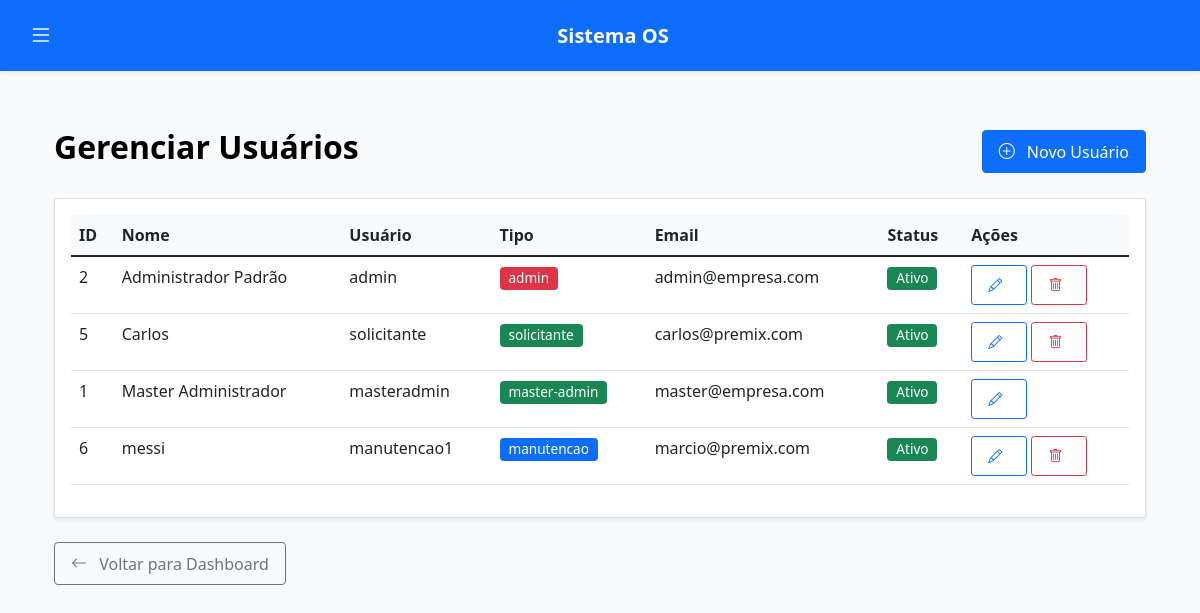
Screenshot of /admin/usuarios (signed in) with the database file from the repository.
### tables this page shows
CREATE TABLE usuarios (
            id INTEGER PRIMARY KEY AUTOINCREMENT,
            usuario TEXT NOT NULL UNIQUE,
            senha TEXT NOT NULL,
            tipo TEXT NOT NULL CHECK(tipo IN ('solicitante', 'manutencao', 'admin', 'master-admin')),
            nome TEXT NOT NULL,
            email TEXT UNIQUE,
            especialidade TEXT CHECK(especialidade IS NULL OR especialidade IN ('eletricista', 'mecanico')), -- Nova coluna
            ativo BOOLEAN DEFAULT 1,
            data_criacao TEXT DEFAULT CURRENT_TIMESTAMP
        );

### app.py (the view)
@app.route('/admin/usuarios')
def listar_usuarios():
    if session.get('tipo') not in ['admin', 'master-admin']:
        flash('Acesso não autorizado.', 'danger')
        return redirect(url_for('login'))
    conn = get_db()
    cursor = conn.cursor()
    cursor.execute("SELECT * FROM usuarios ORDER BY nome")
    usuarios = cursor.fetchall()
    conn.close()
    return render_template('administrador/listar_usuarios.html', usuarios=usuarios)

### app.py (called while the page is built)
def get_db():
    if 'db' not in g:
        g.db = sqlite3.connect('db/os.db')
        g.db.row_factory = sqlite3.Row
        g.db.execute("PRAGMA journal_mode=WAL")
        g.db.execute("PRAGMA busy_timeout=5000")
    return g.db

### templates/administrador/listar_usuarios.html (shortened to what this page needs)
{% extends "base.html" %}
{% block content %}
<div class="container">
    <div class="d-flex justify-content-between align-items-center mb-4">
        <h2>Gerenciar Usuários</h2>
        <a href="{{ url_for('novo_usuario') }}" class="btn btn-primary">
            <i class="bi bi-plus-circle"></i> Novo Usuário
        </a>
    </div>
    <div class="card">
        <div class="card-body">
            <div class="table-responsive">
                <table class="table table-hover">
                    <thead>
                        <tr>
                            <th>ID</th>
                            <th>Nome</th>
                            <th>Usuário</th>
                            <th>Tipo</th>
                            <th>Email</th>
                            <th>Status</th>
                            <th>Ações</th>
                        </tr>
                    </thead>
                    <tbody>
                        {% for usuario in usuarios %}
                        <tr>
                            <td>{{ usuario.id }}</td>
                            <td>{{ usuario.nome }}</td>
                            <td>{{ usuario.usuario }}</td>
                            <td>
                                <span class="badge bg-{% if usuario.tipo == 'admin' %}danger{% elif usuario.tipo == 'manutencao' %}primary{% else %}success{% endif %}">
                                    {{ usuario.tipo }}
                                </span>
                            </td>
                            <td>{{ usuario.email }}</td>
                            <td>
                                {% if usuario.ativo %}
                                    <span class="badge bg-success">Ativo</span>
                                {% else %}
                                    <span class="badge bg-secondary">Inativo</span>
                                {% endif %}
                            </td>
                            <td>
                                <a href="{{ url_for('editar_usuario', id_usuario_alvo=usuario.id) }}" class="btn btn-sm btn-outline-primary" title="Editar">
                                    <i class="bi bi-pencil"></i>
                                </a>
                                {% set pode_remover_este_usuario = false %}
                                {% if session.tipo == 'master-admin' %}
                                    {% if usuario.id != session.user_id %}
                                        {% if usuario.tipo != 'master-admin' %}
                                            {% set pode_remover_este_usuario = true %}
                                        {% else %}
                                            {% set total_master_admins_ativos = 0 %}
                                            {% set pode_remover_este_usuario = true %}
                                        {% endif %}
                                    {% endif %}
                                {% elif session.tipo == 'admin' %}
                                    {% if usuario.tipo in ['solicitante', 'manutencao'] and usuario.id != session.user_id %}
                                        {% set pode_remover_este_usuario = true %}
                                    {% endif %}
                                {% endif %}
                                {% if pode_remover_este_usuario %}
                                <a href="{{ url_for('remover_usuario', id_usuario_alvo=usuario.id) }}"
                                   class="btn btn-sm btn-outline-danger"
                                   title="Remover"
                                   onclick="return confirm('Tem certeza que deseja remover este usuário? Esta ação não pode ser desfeita e pode afetar registros históricos se não for desativação.')">
                                    <i class="bi bi-trash"></i>
                                </a>
                                {% endif %}
                            </td>
                        </tr>
                        {% endfor %}
                    </tbody>
                </table>
            </div>
        </div>
    </div>
    <div class="mt-3">
        <a href="{{ url_for('admin_dashboard') }}" class="btn btn-outline-secondary">
            <i class="bi bi-arrow-left"></i> Voltar para Dashboard
        </a>
    </div>
</div>
{% endblock %}

### static/style.css (style rules this page uses)
:root { --bs-body-bg-light: #f8f9fa; --bs-body-color-light: #212529; --bs-emphasis-color-light: #000; --card-bg-light: #ffffff; --card-border-color-light: rgba(0, 0, 0, 0.125); --card-header-bg-light: #f8f9fa; --card-header-color-light: #212529; --navbar-bg-light: #0d6efd; --navbar-color-light: rgba(255, 255, 255, 0.75); --navbar-brand-color-light: #ffffff; --navbar-hover-color-light: #ffffff; --offcanvas-bg-light: #f8f9fa; --offcanvas-color-light: #212529; --offcanvas-link-hover-bg-light: #e9ecef; --offcanvas-link-hover-color-light: #0d6efd; --table-header-bg-light: #f8f9fa; --table-header-color-light: #212529; --form-control-focus-border-light: #86b7fe; --form-control-focus-shadow-light: rgba(13, 110, 253, 0.25); --link-color-light: #0d6efd; --link-hover-color-light: #0a58ca; }
body { background-color: var(--bs-body-bg-light); color: var(--bs-body-color-light); padding-top: 56px; }
.card { box-shadow: 0 0.125rem 0.25rem rgba(0, 0, 0, 0.075); margin-bottom: 1.5rem; border: 1px solid var(--card-border-color-light); background-color: var(--card-bg-light); }
.table th { font-weight: 600; }
.table thead th { position: sticky; top: 0; background-color: var(--table-header-bg-light); color: var(--table-header-color-light); z-index: 10; }
.badge { font-weight: 500; padding: 0.35em 0.65em; font-size: 0.85em; }
.btn { font-weight: 500; padding: 0.5rem 1rem; }
.btn i, .btn .bi { margin-right: 0.5rem; vertical-align: text-bottom; }
a { color: var(--link-color-light); text-decoration: none; }
h1, h2, h3, h4, h5, h6 { color: var(--bs-emphasis-color-light); font-weight: 600; }
.container { padding-top: 1.5rem; padding-bottom: 2rem; }

### templates/base.html (style rules this page uses)
body { padding-top: 56px; }

### rows the page displays
usuarios: id "2", nome "Administrador Padrão", usuario "admin", tipo "admin", email "admin@empresa.com", ativo "Ativo"
usuarios: id "5", nome "Carlos", usuario "solicitante", tipo "solicitante", email "carlos@premix.com", ativo "Ativo"
usuarios: id "1", nome "Master Administrador", usuario "masteradmin", tipo "master-admin", email "master@empresa.com", ativo "Ativo"
usuarios: id "6", nome "messi", usuario "manutencao1", tipo "manutencao", email "marcio@premix.com", ativo "Ativo"
